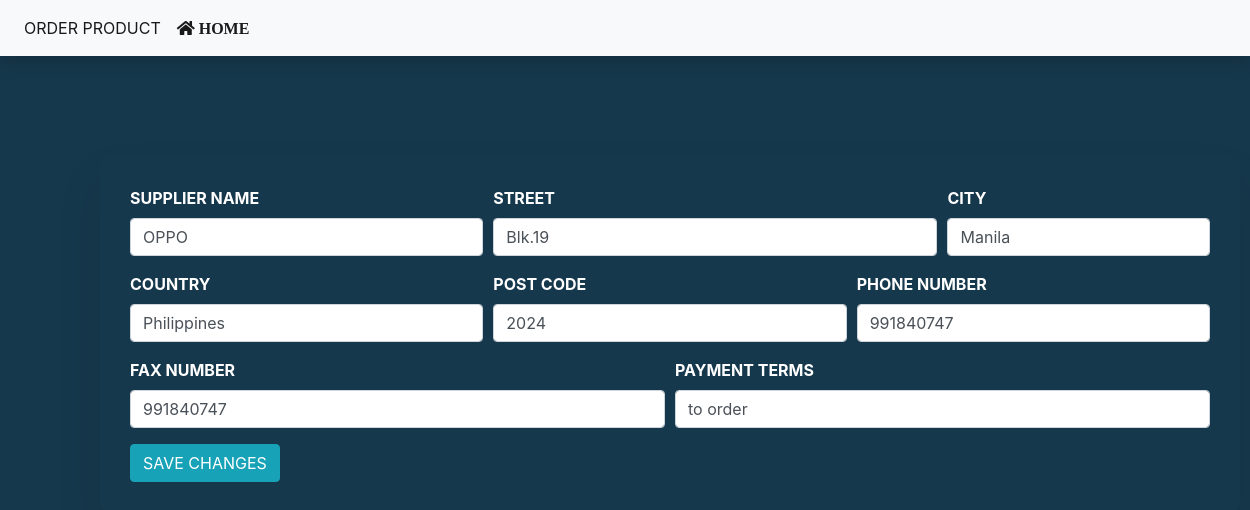
/op/update-suppliers.php?SupplierID=14, run on the app's committed database.
### tables this page shows
CREATE TABLE `tblsuppliers` (
  `SupplierID` int(11) NOT NULL,
  `SupplierName` varchar(255) NOT NULL,
  `SupplierAddressStreet` varchar(255) NOT NULL,
  `SupplierAddressCity` varchar(255) NOT NULL,
  `SupplierAddressCountry` varchar(255) NOT NULL,
  `SupplierAddressPostCode` varchar(255) NOT NULL,
  `SupplierPhoneNo` int(20) NOT NULL,
  `SupplierFaxNo` int(30) NOT NULL,
  `PaymentTerms` varchar(255) NOT NULL
);

### op/update-suppliers.php (the view, shortened to what this page needs)
<?php include ('../partials/menu.php'); ?>
			<?php
				$SupplierID=$_GET['SupplierID'];
				$sql= "SELECT * FROM tblsuppliers WHERE SupplierID=$SupplierID";
				$res=mysqli_query($conn, $sql);
				if($res==TRUE)
				{
					$count = mysqli_num_rows($res);
					if($count==1)
					{
						$row=mysqli_fetch_assoc($res);
		                $SupplierName=$row['SupplierName'];
		                $SupplierAddressStreet=$row['SupplierAddressStreet'];
		                $SupplierAddressCity=$row['SupplierAddressCity'];
		                $SupplierAddressCountry=$row['SupplierAddressCountry'];
		                $SupplierAddressPostCode=$row['SupplierAddressPostCode'];
		                $SupplierPhoneNo=$row['SupplierPhoneNo'];
		                $SupplierFaxNo=$row['SupplierFaxNo'];
		                $PaymentTerms=$row['PaymentTerms'];
					}
					else
					{
						header('location:'.SITEURL.'main/suppliers.php');
					}
				}
			?>
<!DOCTYPE html>
<html>
<head>
	<link rel="stylesheet" href="https://cdn.jsdelivr.net/npm/bootstrap@4.6.0/dist/css/bootstrap.min.css">
    <link rel="stylesheet" href="https://use.fontawesome.com/releases/v5.7.0/css/all.css">
    <link rel="stylesheet" type="text/css" href="../style/op.css">
</head>
<body>
<div class="container">
<form action="" method="POST">
  <div class="form-row">
    <div class="form-group col-md-4">
    	<label><strong> SUPPLIER NAME </strong></label>
      <input type="text" name="SupplierName" class="form-control" value="<?php echo $SupplierName;?>" required>
    </div>
    <div class="form-group col-md-5">
    	<label><strong> STREET </strong></label>
      <input type="text" name="SupplierAddressStreet" class="form-control" value="<?php echo $SupplierAddressStreet;?>" required>
    </div>
  <div class="form-group col-md-3">
  	<label><strong> CITY </strong></label>
    <input type="text" name="SupplierAddressCity" class="form-control" value="<?php echo $SupplierAddressCity;?>" required>
  </div>
</div>
  <div class="form-row">
  	<div class="form-group col-md-4">
  	<label><strong> COUNTRY </strong></label>
   	<input type="text" name="SupplierAddressCountry" class="form-control" value="<?php echo $SupplierAddressCountry;?>" required>
  </div>
    <div class="form-group col-md-4">
    	<label><strong> POST CODE</strong></label>
      <input type="text" name="SupplierAddressPostCode" class="form-control" value="<?php echo $SupplierAddressPostCode;?>" required>
    </div>
    <div class="form-group col-md-4">
    	<label><strong> PHONE NUMBER </strong></label>
      <input type="number" name="SupplierPhoneNo" class="form-control" min="0" value="<?php echo $SupplierPhoneNo;?>" required>
      </div>
  </div>
  <div class="form-row">
    <div class="form-group col-md-6">
    	<label><strong> FAX NUMBER </strong></label>
      <input type="number" name="SupplierFaxNo"class="form-control" min="0" value="<?php echo $SupplierFaxNo;?>" required>
      </div>
    <div class="form-group col-md-6">
    	<label><strong> PAYMENT TERMS </strong></label>
      <input type="text" name="PaymentTerms" class="form-control" min="0" value="<?php echo $PaymentTerms;?>" required>
    </div>
  </div>
  <button type="submit" name="submit" class="btn btn-info"> SAVE CHANGES </button>
</form>
</div>
</body>
</html>

### style/menu.css (style rules this page uses)
* { margin: 0; padding: 0; }

### style/op.css (style rules this page uses)
body { background-color: #16384c; }
.container { margin: 100px; padding: 30px; position: relative; min-height: 320px; border-radius: 10px; box-shadow: 0 25px 45px rgba(0, 0, 0, 0.1); }
label { color: white; }

### data on the page
tblsuppliers: SupplierName "OPPO", SupplierAddressStreet "Blk.19", SupplierAddressCity "Manila", SupplierAddressCountry "Philippines", SupplierAddressPostCode "2024", SupplierPhoneNo "991840747", SupplierFaxNo "991840747", PaymentTerms "to order"
